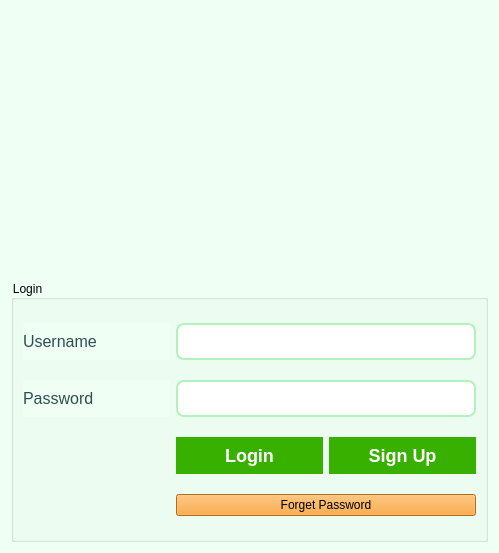
<?xml version="1.0" encoding="UTF-8"?>
<ui version="4.0">
 <class>Login</class>
 <widget class="QDialog" name="Login">
  <property name="geometry">
   <rect>
    <x>0</x>
    <y>0</y>
    <width>499</width>
    <height>553</height>
   </rect>
  </property>
  <property name="windowTitle">
   <string>Dialog</string>
  </property>
  <property name="styleSheet">
   <string notr="true">QDialog {
    background-color: #f0fff4; /* vert très doux, positif */
    font-family: &quot;Segoe UI&quot;, sans-serif;
    font-size: 16px;
    color: #2f4f4f;
}
</string>
  </property>
  <layout class="QVBoxLayout" name="verticalLayout">
   <item>
    <layout class="QHBoxLayout" name="horizontalLayout_2">
     <item>
      <spacer name="horizontalSpacer_3">
       <property name="orientation">
        <enum>Qt::Orientation::Horizontal</enum>
       </property>
       <property name="sizeHint" stdset="0">
        <size>
         <width>138</width>
         <height>20</height>
        </size>
       </property>
      </spacer>
     </item>
     <item>
      <widget class="QLabel" name="label_5">
       <property name="text">
        <string/>
       </property>
       <property name="pixmap">
        <pixmap resource="icons.qrc">:/login-book.png</pixmap>
       </property>
      </widget>
     </item>
     <item>
      <spacer name="horizontalSpacer_4">
       <property name="orientation">
        <enum>Qt::Orientation::Horizontal</enum>
       </property>
       <property name="sizeHint" stdset="0">
        <size>
         <width>128</width>
         <height>20</height>
        </size>
       </property>
      </spacer>
     </item>
    </layout>
   </item>
   <item>
    <widget class="QGroupBox" name="loginGroup">
     <property name="styleSheet">
      <string notr="true">font: 16pt &quot;georgia&quot;;
border-color: #007200;
color: black;
background-color:#f0fff4;</string>
     </property>
     <property name="title">
      <string>Login</string>
     </property>
     <layout class="QGridLayout" name="gridLayout_2">
      <item row="2" column="0">
       <widget class="QLabel" name="label_6">
        <property name="styleSheet">
         <string notr="true">QLabel {
    font-family: &quot;Segoe UI&quot;, sans-serif;
    font-size: 16px;
    color: #2f4f4f;
}
</string>
        </property>
        <property name="text">
         <string>Password</string>
        </property>
       </widget>
      </item>
      <item row="2" column="1" colspan="2">
       <widget class="QLineEdit" name="password">
        <property name="styleSheet">
         <string notr="true">QLineEdit {
    background-color: #ffffff;
    border: 2px solid #b2f2bb;
    border-radius: 8px;
    padding: 6px 10px;
    font-size: 16px;
    color: #2f4f4f;
    transition: all 0.3s ease-in-out;
}
QLineEdit:hover {
    border: 2px solid #51cf66;
    background-color: #f8f9fa;
}
QLineEdit:focus {
    border: 2px solid #38d9a9;
    background-color: #ffffff;
    color: #1b4332;
}
</string>
        </property>
        <property name="echoMode">
         <enum>QLineEdit::EchoMode::Password</enum>
        </property>
       </widget>
      </item>
      <item row="3" column="1">
       <widget class="QPushButton" name="loginButton">
        <property name="mouseTracking">
         <bool>true</bool>
        </property>
        <property name="styleSheet">
         <string notr="true">QPushButton {
    background-color: #38b000;
    color: white;
    border: none;
    border-radius: 20px;
    padding: 8px 16px;
    font-size: 18px;
    font-weight: bold;
}
QPushButton:hover {
    background-color: #70e000;
}
QPushButton:pressed {
    background-color: #008000;
    font-size: 17px;
}
</string>
        </property>
        <property name="text">
         <string>Login</string>
        </property>
        <property name="autoDefault">
         <bool>true</bool>
        </property>
        <property name="default">
         <bool>false</bool>
        </property>
       </widget>
      </item>
      <item row="3" column="2">
       <widget class="QPushButton" name="signUpButton">
        <property name="styleSheet">
         <string notr="true">QPushButton {
    background-color: #38b000;
    color: white;
    border: none;
    border-radius: 20px;
    padding: 8px 16px;
    font-size: 18px;
    font-weight: bold;
}
QPushButton:hover {
    background-color: #70e000;
}
QPushButton:pressed {
    background-color: #008000;
    font-size: 17px;
}
</string>
        </property>
        <property name="text">
         <string>Sign Up</string>
        </property>
       </widget>
      </item>
      <item row="4" column="1" colspan="2">
       <widget class="QPushButton" name="forgetPasswdBtn">
        <property name="focusPolicy">
         <enum>Qt::FocusPolicy::ClickFocus</enum>
        </property>
        <property name="styleSheet">
         <string notr="true">#forgetPasswdBtn {
    background-color: #f8961e;
}
#forgetPasswdBtn:hover {
    background-color: red;
}
</string>
        </property>
        <property name="text">
         <string>Forget Password</string>
        </property>
       </widget>
      </item>
      <item row="1" column="0">
       <widget class="QLabel" name="label_7">
        <property name="styleSheet">
         <string notr="true">QLabel {
    font-family: &quot;Segoe UI&quot;, sans-serif;
    font-size: 16px;
    color: #2f4f4f;
}
</string>
        </property>
        <property name="text">
         <string>Username</string>
        </property>
       </widget>
      </item>
      <item row="1" column="1" colspan="2">
       <widget class="QLineEdit" name="username">
        <property name="styleSheet">
         <string notr="true">QLineEdit {
    background-color: #ffffff;
    border: 2px solid #b2f2bb;
    border-radius: 8px;
    padding: 6px 10px;
    font-size: 16px;
    color: #2f4f4f;
    transition: all 0.3s ease-in-out;
}
QLineEdit:hover {
    border: 2px solid #51cf66;
    background-color: #f8f9fa;
}
QLineEdit:focus {
    border: 2px solid #38d9a9;
    background-color: #ffffff;
    color: #1b4332;
}
</string>
        </property>
       </widget>
      </item>
     </layout>
    </widget>
   </item>
  </layout>
 </widget>
 <resources>
  <include location="icons.qrc"/>
 </resources>
 <connections/>
</ui>
